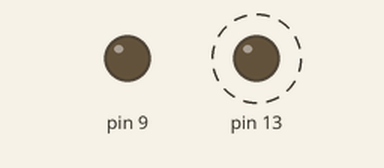
This sketch was run on a simulated Arduino Uno, built with avr-gcc and run on an emulated ATmega328P. On the bench: output pins drawn as LEDs (lit = HIGH). Dashed ring = blinking.

Above: at 0.3 s.
At 6.9 s:
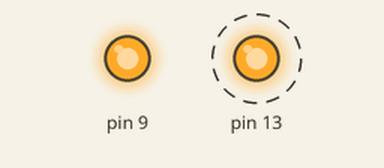
Timing chart, 0 to 7.8 s (numbered marks = the images above):
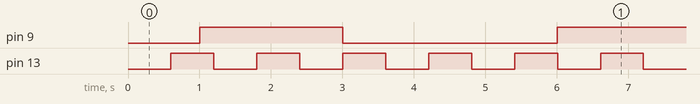

The sketch:

portManipulation.ino
```cpp
// mascaras
#define PB5_MASK 0x20
#define PB1_MASK 0x02
#define INT1 600
#define INT2 1000
long t_led1, t_led2;
int e_led1 = 0;
int e_led2 = 0;
void setup() {
  // configuracion de la direccion del puerto B5
  DDRB = 0x22; // 0b00100010
}
void loop() {
  long t = millis();
  if((t - t_led1) > INT1)
  {
  	t_led1 = t;
  	e_led1 = !e_led1;
  	// magia
  	PORTB = e_led1 ? PORTB | PB5_MASK : PORTB & (~PB5_MASK);

  }
  if((t - t_led2) > INT2)
  {
  	t_led2 = t;
  	e_led2 = !e_led2;
  	// magia
  	PORTB = e_led1 ? PORTB | PB1_MASK : PORTB & (~PB1_MASK);

  }
}
```

Measured:
- by itself, pin 9: repeats every 6.0 s: LOW 3.0 s, HIGH 3.0 s
- by itself, pin 13: alternates HIGH for 0.60 s and LOW for 0.60 s
